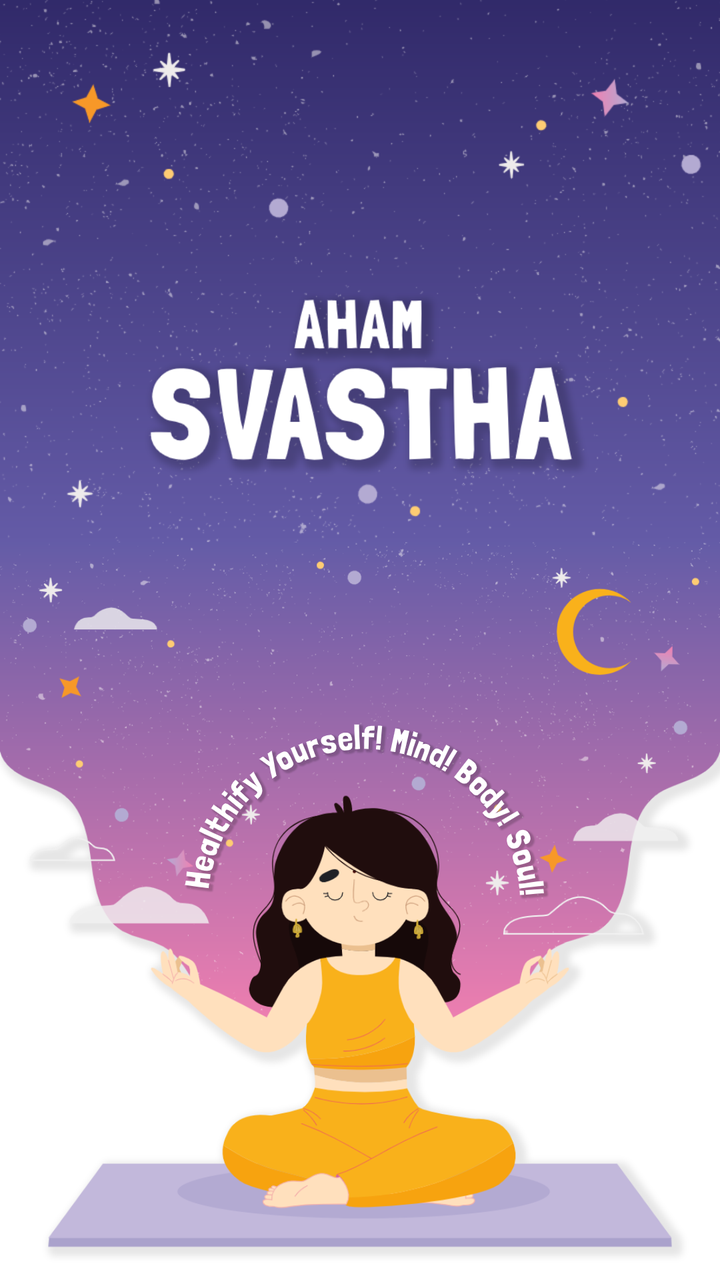
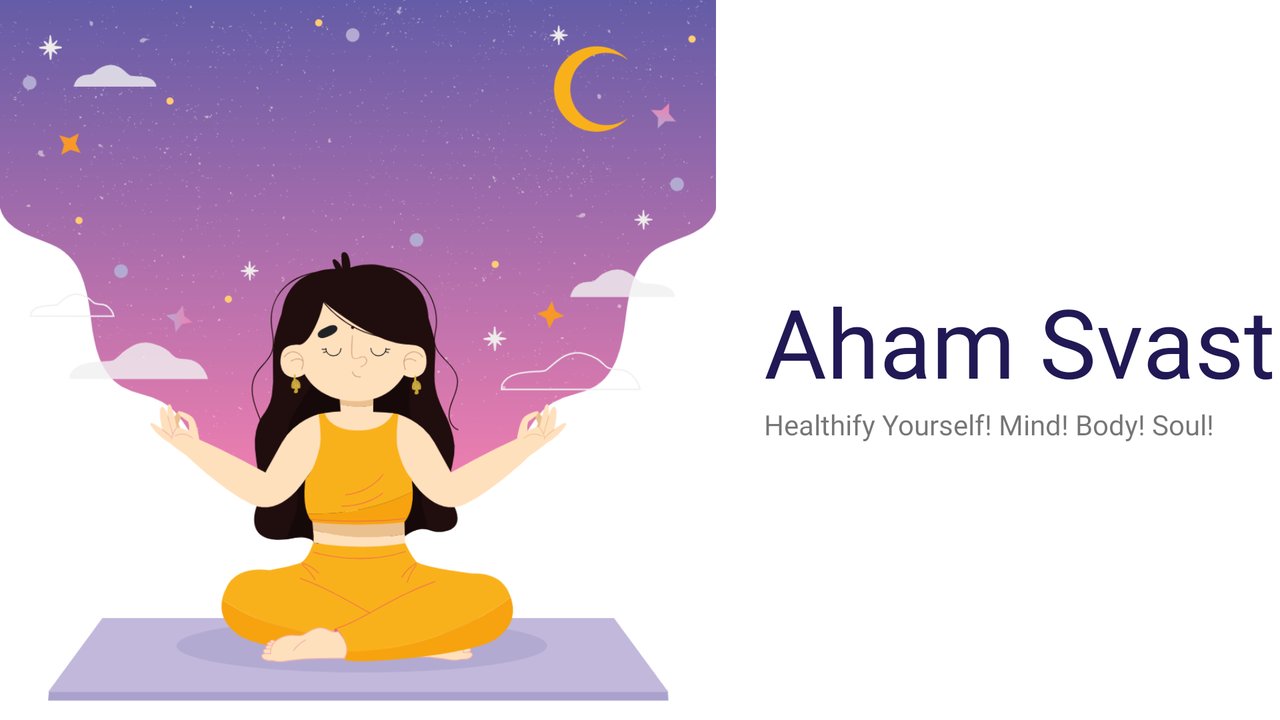

Compare how this app lays out the same screen by default and in its alternative resource folder. The renders come first, then the two layout files and the values they reference.
<!-- AndroidManifest.xml: application theme Theme.AhamSvasth -->
<!-- res/layout/activity_splash_screen.xml -->
<?xml version="1.0" encoding="utf-8"?>
<androidx.constraintlayout.widget.ConstraintLayout xmlns:android="http://schemas.android.com/apk/res/android"
    xmlns:app="http://schemas.android.com/apk/res-auto"
    xmlns:tools="http://schemas.android.com/tools"
    android:layout_width="match_parent"
    android:layout_height="match_parent"
    tools:context=".SplashScreenActivity">

    <ImageView
        android:id="@+id/splashScreenImageView"
        android:layout_width="0dp"
        android:layout_height="wrap_content"
        android:adjustViewBounds="true"
        android:scaleType="centerCrop"
        app:layout_constraintBottom_toBottomOf="parent"
        app:layout_constraintEnd_toEndOf="parent"
        app:layout_constraintStart_toStartOf="parent"
        app:layout_constraintTop_toTopOf="parent"
        app:srcCompat="@drawable/splash_screen" />

</androidx.constraintlayout.widget.ConstraintLayout>
<!-- resources referenced by this layout -->
<resources>
  <!-- drawable splash_screen: png bitmap (drawable-xxxhdpi, 477446 bytes) -->
  <style name="Theme.AhamSvasth" parent="Theme.MaterialComponents.DayNight.NoActionBar">
          
          <item name="colorPrimary">@color/purple_500</item>
          <item name="colorPrimaryVariant">@color/white</item>
          <item name="colorOnPrimary">@color/white</item>
          
          <item name="colorSecondary">@color/teal_200</item>
          <item name="colorSecondaryVariant">@color/teal_700</item>
          <item name="colorOnSecondary">@color/black</item>
          
          <item name="android:windowActivityTransitions">true</item>
          <item name="android:statusBarColor" tools:targetApi="l">?attr/colorPrimaryVariant</item>
          
      </style>
  <color name="purple_500">#FF6200EE</color>
  <color name="white">#FFFFFFFF</color>
  <color name="teal_200">#FF03DAC5</color>
  <color name="teal_700">#FF018786</color>
  <color name="black">#FF000000</color>
</resources>
<!-- res/layout-land/activity_splash_screen.xml (the repository's variant of the layout above) -->
<!-- drawn on the phone turned sideways -->
<?xml version="1.0" encoding="utf-8"?>
<androidx.constraintlayout.widget.ConstraintLayout xmlns:android="http://schemas.android.com/apk/res/android"
    xmlns:app="http://schemas.android.com/apk/res-auto"
    xmlns:tools="http://schemas.android.com/tools"
    android:layout_width="match_parent"
    android:layout_height="match_parent"
    tools:context=".SplashScreenActivity">

    <ImageView
        android:id="@+id/splashScreenImageView"
        android:layout_width="wrap_content"
        android:layout_height="0dp"
        android:layout_marginBottom="8dp"
        android:adjustViewBounds="true"
        android:scaleType="centerCrop"
        app:layout_constraintBottom_toBottomOf="parent"
        app:layout_constraintStart_toStartOf="parent"
        app:layout_constraintTop_toTopOf="parent"
        app:srcCompat="@drawable/splash_screen_land" />

    <androidx.constraintlayout.widget.ConstraintLayout
        android:layout_width="wrap_content"
        android:layout_height="wrap_content"
        android:layout_marginStart="24dp"
        android:layout_marginLeft="24dp"
        app:layout_constraintBottom_toBottomOf="parent"
        app:layout_constraintStart_toEndOf="@+id/splashScreenImageView"
        app:layout_constraintTop_toTopOf="parent">

        <TextView
            android:id="@+id/textView"
            android:layout_width="wrap_content"
            android:layout_height="wrap_content"
            android:fontFamily="@font/londrina_black"
            android:text="Aham Svastha"
            android:textColor="#201955"
            android:textSize="48sp"
            app:layout_constraintStart_toStartOf="parent"
            app:layout_constraintTop_toTopOf="parent" />

        <TextView
            android:id="@+id/textView2"
            android:layout_width="wrap_content"
            android:layout_height="wrap_content"
            android:fontFamily="@font/londrina"
            android:text="Healthify Yourself! Mind! Body! Soul! "
            app:layout_constraintBottom_toBottomOf="parent"
            app:layout_constraintStart_toStartOf="parent"
            app:layout_constraintTop_toBottomOf="@+id/textView" />
    </androidx.constraintlayout.widget.ConstraintLayout>

</androidx.constraintlayout.widget.ConstraintLayout>
<!-- resources referenced by the variant -->
<!-- as the phone turned sideways resolves them -->
<resources>
  <!-- drawable splash_screen_land: png bitmap (drawable-xxxhdpi, 111002 bytes) -->
  <style name="Theme.AhamSvasth" parent="Theme.MaterialComponents.DayNight.NoActionBar">
          
          <item name="colorPrimary">@color/purple_500</item>
          <item name="colorPrimaryVariant">@color/white</item>
          <item name="colorOnPrimary">@color/white</item>
          
          <item name="colorSecondary">@color/teal_200</item>
          <item name="colorSecondaryVariant">@color/teal_700</item>
          <item name="colorOnSecondary">@color/black</item>
          
          <item name="android:windowActivityTransitions">true</item>
          <item name="android:statusBarColor" tools:targetApi="l">?attr/colorPrimaryVariant</item>
          
      </style>
  <color name="purple_500">#FF6200EE</color>
  <color name="white">#FFFFFFFF</color>
  <color name="teal_200">#FF03DAC5</color>
  <color name="teal_700">#FF018786</color>
  <color name="black">#FF000000</color>
</resources>
